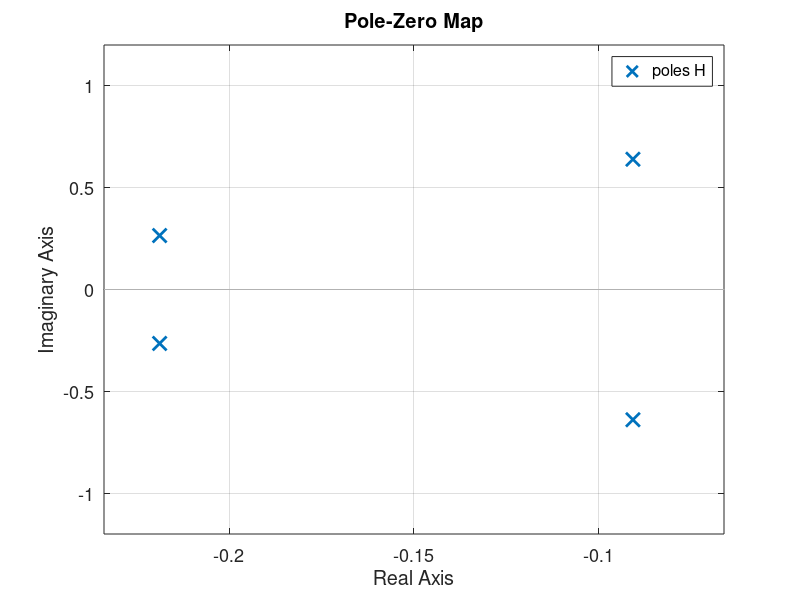

Here is the MATLAB script that generated this plot: (Note: this script raises an error after producing the figure.)
% Discrete Time Signal Processing Lab 6
% Design of Chebyshev IIR Filter
% MATLAB version R2018a
% Date : 23-02-2021

clc;
clear;
close all;

% Initializing all the parameters
wp = 0.2*pi;
ws = 0.3*pi;
Ap = 1;
As = 15;
F = 1;
T = 1/F;

del_1 = 10^(-Ap/20);
del_2 = 10^(-As/20);
eps = sqrt((del_1^-2)-1);

ohm_p = 2*tan(wp/2)/T;
ohm_s = 2*tan(ws/2)/T;
ohm_c = ohm_p;

N = acosh(sqrt((del_2^-2)-1)/eps)/acosh(ohm_s/ohm_p);
N = ceil(N);

A = ((eps^-1) + sqrt((eps^-2)+1))^(1/N);
B = ((eps^-1) + sqrt((eps^-2)+1))^(-1/N);
yN = 0.5*(A-B);

c = zeros(1,N/2);
b = zeros(1,N/2);

% Calculating the Cehbyshev coefficients
for k=1:N/2
    c(k) = yN^2 + (cos((2*k-1)*pi/(2*N)))^2;
    b(k) = 2*yN*sin((2*k-1)*pi/(2*N));
end

clear B;
%B = c.*A/sqrt(1+eps^2);
B = c.*(del_1^2);

clear k;
H = 1;

% Calculating the transfer function of the analog filter
for k=1:N/2
    num = B(k)*(ohm_c^2);
    den = [1, b(k)*ohm_c, c(k)*(ohm_c^2)];
    sys = tf(num,den);
    H = H*sys;
end

pzmap(H);
ax = gca();
set(ax,'FontSize',13);
figure();

% Designing the digital filter using bilinear transformation

[numerator,denominator] = tfdata(H);
[z,p,k] = tf2zp(numerator{1,1},denominator{1,1});
[A,B,C,D] = zp2ss(z,p,k);

[Ad,Bd,Cd,Dd] = bilinear(A,B,C,D,F);
[bz,az] = ss2tf(Ad,Bd,Cd,Dd);
Hz = tf(bz,az,T);

% Plotting the pole-zero plot of the digital filter
pzmap(Hz);
ax = gca();
set(ax,'FontSize',13);
figure();

% Plotting the magnitude and phase response of the filter
w = 0:0.01:pi;
z = zeros(1,length(w));
s = zeros(1,length(w));
H_z = zeros(1,length(w));
 
for k=1:length(w)
    z(k) = cos(w(k)) + sin(w(k))*1i;
    s(k) = 2*(z(k)-1)/((z(k)+1)*T);
    H_z(k) = evalfr(H,s(k));
end

H_z = H_z./abs(H_z(1));

plot(w,abs(H_z),'r','LineWidth',2);
ax = gca();
set(ax,'FontSize',15);
title('Magnitude response (Normalized)','FontSize',15);
xlabel('Frequency (rad/s)','FontSize',15);
ylabel('Magnitude','FontSize',15);
grid on;
figure();

plot(w,20*log10(abs(H_z)),'r','LineWidth',2);
ax = gca();
set(ax,'FontSize',15);
title('Magnitude response in dB','FontSize',15);
xlabel('Frequency (rad/s)','FontSize',15);
ylabel('Magnitude','FontSize',15);
grid on;
figure();

phasez(bz,az);
ax = gca();
set(ax,'FontSize',13);






    
